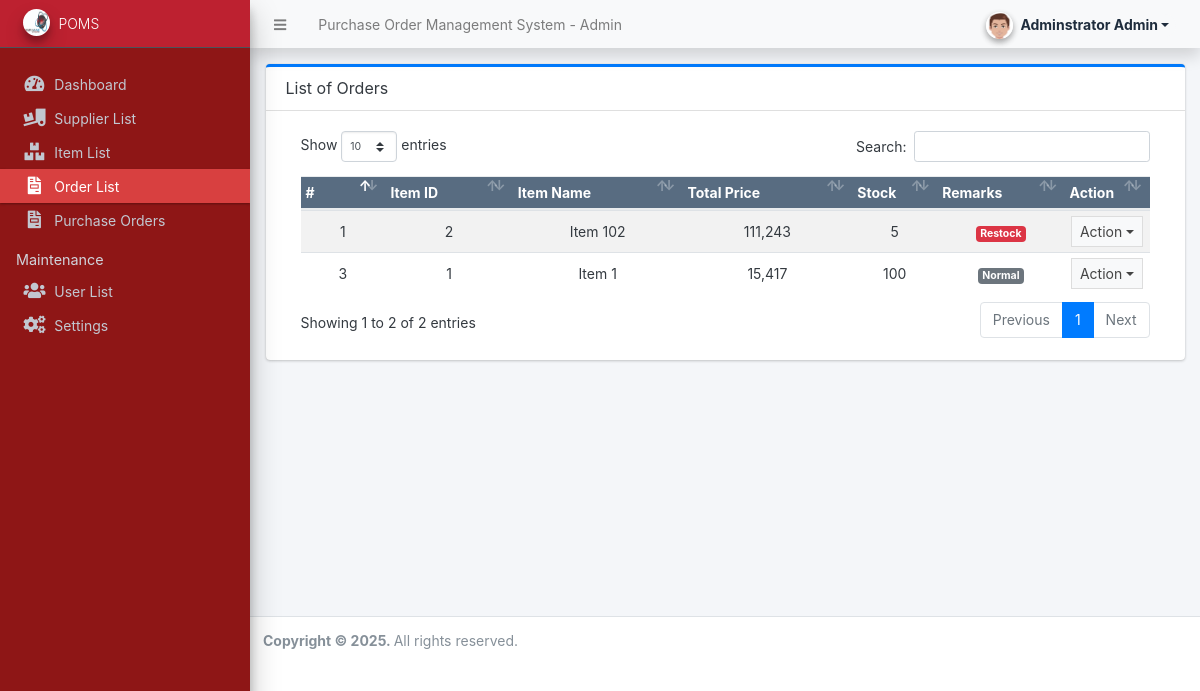
Screenshot of /admin/?page=orders (signed in) with the database file from the repository.
### tables this page shows
CREATE TABLE `inventory` (
  `id` int(11) NOT NULL,
  `item_id` int(11) NOT NULL,
  `item_name` varchar(255) DEFAULT NULL,
  `total_price` bigint(20) NOT NULL,
  `Stock` int(11) NOT NULL,
  `notes` varchar(255) NOT NULL
);

### config.php (called while the page is built, shortened)
<?php
require_once('classes/DBConnection.php');
require_once('classes/SystemSettings.php');
function validate_image($file){
	if(!empty($file)){
		if(is_file(base_app.$file)){
			return base_url.$file;
		}else{
			return base_url.'dist/img/no-image-available.png';
		}
	}else{
		return base_url.'dist/img/no-image-available.png';
	}
}
function isMobileDevice(){
    $aMobileUA = array(
        '/iphone/i' => 'iPhone',
        '/ipod/i' => 'iPod',
        '/ipad/i' => 'iPad',
        '/android/i' => 'Android',
        '/blackberry/i' => 'BlackBerry',
        '/webos/i' => 'Mobile'
    );
    return false;
}
?>

### classes/DBConnection.php (called while the page is built, shortened)
<?php
class DBConnection{
    private $host = DB_SERVER;
    private $username = DB_USERNAME;
    private $password = DB_PASSWORD;
    private $database = DB_NAME;
    public $conn;
    public function __construct(){
        if (!isset($this->conn)) {
            $this->conn = new mysqli($this->host, $this->username, $this->password, $this->database);
        }
    }
}
?>

### admin/orders/index.php (the view, shortened to what this page needs)
<div class="card card-outline card-primary">
	<div class="card-header">
		<h3 class="card-title">List of Orders</h3>
	</div>
	<div class="card-body">
		<div class="container-fluid">
        <div class="container-fluid">
			<table class="table table-hover table-striped">
				<colgroup>
					<col width="10%">
					<col width="15%">
					<col width="20%">
					<col width="20%">
					<col width="10%">
					<col width="15%">
					<col width="10%">
				</colgroup>
				<thead>
                <tr class="bg-navy disabled">
						<th>#</th>
						<th>Item ID</th>
						<th>Item Name</th>
						<th>Total Price</th>
						<th>Stock</th>
						<th>Remarks</th>
						<th>Action</th>
					</tr>
				</thead>
				<tbody>
					<?php
						$qry = $conn->query("SELECT * from inventory");
						while($row = $qry->fetch_assoc()):
					?>
						<tr>
							<td class="text-center"><?php echo $row['id']; ?></td>
							<td class="text-center"><?php echo $row['item_id']; ?></td>
							<td class="text-center"><?php echo $row['item_name'] ?></td>
							<td class="text-center"><?php echo number_format($row['total_price']) ?></td>
							<td class="text-center"><?php echo number_format($row['Stock']) ?></td>
							<td class="text-center">
								<?php
									if($row['Stock'] <= 5 ){
                                        echo '<span class="badge badge-danger">Restock</span>';
                                    } else {
                                        echo '<span class="badge badge-secondary">Normal</span>';
									}
								?>
							</td>
							<td align="center">
								 <button type="button" class="btn btn-flat btn-default btn-sm dropdown-toggle dropdown-icon" data-toggle="dropdown">
				                  		Action
				                  </button>
							</td>
						</tr>
					<?php endwhile; ?>
				</tbody>
			</table>
		</div>
		</div>
	</div>
</div>

### admin/index.php (shortened to what this page needs)
<?php require_once('../config.php'); ?>
 <!DOCTYPE html>
<html lang="en" class="" style="height: auto;">
<?php require_once('inc/header.php') ?>
  <body class="sidebar-mini layout-fixed control-sidebar-slide-open layout-navbar-fixed sidebar-mini-md sidebar-mini-xs text-sm" data-new-gr-c-s-check-loaded="14.991.0" data-gr-ext-installed="" style="height: auto;">
    <div class="wrapper">
     <?php require_once('inc/topBarNav.php') ?>
     <?php require_once('inc/navigation.php') ?>
     <?php $page = isset($_GET['page']) ? $_GET['page'] : 'home';  ?>
      <div class="content-wrapper pt-3" style="min-height: 567.854px;">
        <section class="content  text-dark">
          <div class="container-fluid">
            <?php
              if(!file_exists($page.".php") && !is_dir($page)){
                  include '404.html';
              }else{
                if(is_dir($page))
                  include $page.'/index.php';
                else
                  include $page.'.php';
              }
            ?>
          </div>
        </section>
      </div>
      <?php require_once('inc/footer.php') ?>
  </body>
</html>

### admin/inc/header.php (shortened to what this page needs)
<head>
    <link rel="stylesheet" href="<?php echo base_url ?>plugins/fontawesome-free/css/all.min.css">
    <link rel="stylesheet" href="<?php echo base_url ?>plugins/tempusdominus-bootstrap-4/css/tempusdominus-bootstrap-4.min.css">
  <link rel="stylesheet" href="<?php echo base_url ?>plugins/datatables-bs4/css/dataTables.bootstrap4.min.css">
  <link rel="stylesheet" href="<?php echo base_url ?>plugins/datatables-responsive/css/responsive.bootstrap4.min.css">
  <link rel="stylesheet" href="<?php echo base_url ?>plugins/datatables-buttons/css/buttons.bootstrap4.min.css">
  <link rel="stylesheet" href="<?php echo base_url ?>plugins/select2/css/select2.min.css">
  <link rel="stylesheet" href="<?php echo base_url ?>plugins/select2-bootstrap4-theme/select2-bootstrap4.min.css">
    <link rel="stylesheet" href="<?php echo base_url ?>plugins/icheck-bootstrap/icheck-bootstrap.min.css">
    <link rel="stylesheet" href="<?php echo base_url ?>plugins/jqvmap/jqvmap.min.css">
    <link rel="stylesheet" href="<?php echo base_url ?>plugins/jquery-ui/jquery-ui.min.css">
    <link rel="stylesheet" href="<?php echo base_url ?>dist/css/adminlte.css">
    <link rel="stylesheet" href="<?php echo base_url ?>dist/css/custom.css">
    <link rel="stylesheet" href="<?php echo base_url ?>plugins/overlayScrollbars/css/OverlayScrollbars.min.css">
    <link rel="stylesheet" href="<?php echo base_url ?>plugins/daterangepicker/daterangepicker.css">
    <link rel="stylesheet" href="<?php echo base_url ?>plugins/summernote/summernote-bs4.min.css">
  <link rel="stylesheet" href="<?php echo base_url ?>plugins/sweetalert2-theme-bootstrap-4/bootstrap-4.min.css">
  </head>

### admin/inc/topBarNav.php (shortened to what this page needs)
<nav class="main-header navbar navbar-expand navbar-light border border-light shadow  border-top-0  border-left-0 border-right-0 navbar-light text-sm">
  <ul class="navbar-nav">
    <li class="nav-item">
    <a class="nav-link" data-widget="pushmenu" href="#" role="button"><i class="fas fa-bars"></i></a>
    </li>
    <li class="nav-item d-none d-sm-inline-block">
      <a href="<?php echo base_url ?>" class="nav-link"><?php echo (!isMobileDevice()) ? $_settings->info('name'):$_settings->info('short_name'); ?> - Admin</a>
    </li>
  </ul>
  <ul class="navbar-nav ml-auto">
    <li class="nav-item">
      <div class="btn-group nav-link">
            <button type="button" class="btn btn-rounded badge badge-light dropdown-toggle dropdown-icon" data-toggle="dropdown">
              <span><img src="<?php echo validate_image($_settings->userdata('avatar')) ?>" class="img-circle elevation-2 user-img" alt="User Image"></span>
              <span class="ml-3"><?php echo ucwords($_settings->userdata('firstname').' '.$_settings->userdata('lastname')) ?></span>
            </button>
        </div>
    </li>
  </ul>
</nav>

### admin/inc/navigation.php (shortened to what this page needs)
<aside class="main-sidebar sidebar-dark-primary bg-navy bg-lips elevation-4 sidebar-no-expand">
  <a href="<?php echo base_url ?>admin" class="brand-link bg-danger text-sm">
  <img src="<?php echo validate_image($_settings->info('logo'))?>" alt="Store Logo" class="brand-image img-circle elevation-3" style="width: 1.7rem;height: 1.7rem;max-height: unset">
  <span class="brand-text font-weight-light"><?php echo $_settings->info('short_name') ?></span>
  </a>
  <div class="sidebar os-host os-theme-light os-host-overflow os-host-overflow-y os-host-resize-disabled os-host-transition os-host-scrollbar-horizontal-hidden">
    <div class="os-content-glue" style="margin: 0px -8px; width: 249px; height: 646px;"></div>
    <div class="os-padding">
      <div class="os-viewport os-viewport-native-scrollbars-invisible" style="overflow-y: scroll;">
        <div class="os-content" style="padding: 0px 8px; height: 100%; width: 100%;">
          <nav class="mt-4">
             <ul class="nav nav-pills nav-sidebar flex-column text-sm nav-compact nav-flat nav-child-indent nav-collapse-hide-child" data-widget="treeview" role="menu" data-accordion="false">
              <li class="nav-item dropdown">
                <a href="./" class="nav-link nav-home">
                  <i class="nav-icon fas fa-tachometer-alt"></i>
                  <p>
                    Dashboard
                  </p>
                </a>
              </li>
              <li class="nav-item dropdown">
                <a href="<?php echo base_url ?>admin/?page=suppliers" class="nav-link nav-suppliers">
                  <i class="nav-icon fas fa-truck-loading"></i>
                  <p>
                  Supplier List
                  </p>
                </a>
              </li>
              <li class="nav-item dropdown">
                <a href="<?php echo base_url ?>admin/?page=items" class="nav-link nav-items">
                  <i class="nav-icon fas fa-boxes"></i>
                  <p>
                    Item List
                  </p>
                </a>
              </li>
              <li class="nav-item dropdown">
                <a href="<?php echo base_url ?>admin/?page=orders" class="nav-link nav-orders">
                  <i class="nav-icon fas fa-file-invoice"></i>
                  <p>
                    Order List
                  </p>
                </a>
              </li>
              <li class="nav-item dropdown">
                <a href="<?php echo base_url ?>admin/?page=purchase_orders" class="nav-link nav-purchase_orders">
                  <i class="nav-icon fas fa-file-invoice"></i>
                  <p>
                    Purchase Orders
                  </p>
                </a>
              </li>
              <?php if($_settings->userdata('type') == 1): ?>
              <li class="nav-header">Maintenance</li>
              <li class="nav-item dropdown">
                <a href="<?php echo base_url ?>admin/?page=user/list" class="nav-link nav-user_list">
                  <i class="nav-icon fas fa-users"></i>
                  <p>
                    User List
                  </p>
                </a>
              </li>
              <li class="nav-item dropdown">
                <a href="<?php echo base_url ?>admin/?page=system_info" class="nav-link nav-system_info">
                  <i class="nav-icon fas fa-cogs"></i>
                  <p>
                    Settings
                  </p>
                </a>
              </li>
              <?php endif; ?>
            </ul>
          </nav>
        </div>
      </div>
    </div>
  </div>
</aside>

### admin/inc/footer.php (shortened to what this page needs)
<footer class="main-footer text-sm">
        <strong>Copyright © <?php echo date('Y') ?>.
        </strong>
        All rights reserved.
      </footer>
    </div>

### admin/inc/topBarNav.php (style rules this page uses)
.user-img { position: absolute; height: 27px; width: 27px; object-fit: cover; left: -7%; top: -12%; }
.btn-rounded { border-radius: 50px; }

### admin/inc/navigation.php (style rules this page uses)
.bg-lips { background-color: #8E1616 !important; }
.active { background-color: #D84040 !important; }

### rows the page displays
inventory: id "1", item "2", item_name "Item 102", total_price "111,243", Stock "5", shows "Restock"
inventory: id "3", item "1", item_name "Item 1", total_price "15,417", Stock "100", shows "Normal"

### other values shown
$_settings->info('name') "Purchase Order Management System"
$_settings->userdata('firstname').' '.$_settings->userdata('lastname') "Adminstrator Admin"
$_settings->info('short_name') "POMS"
